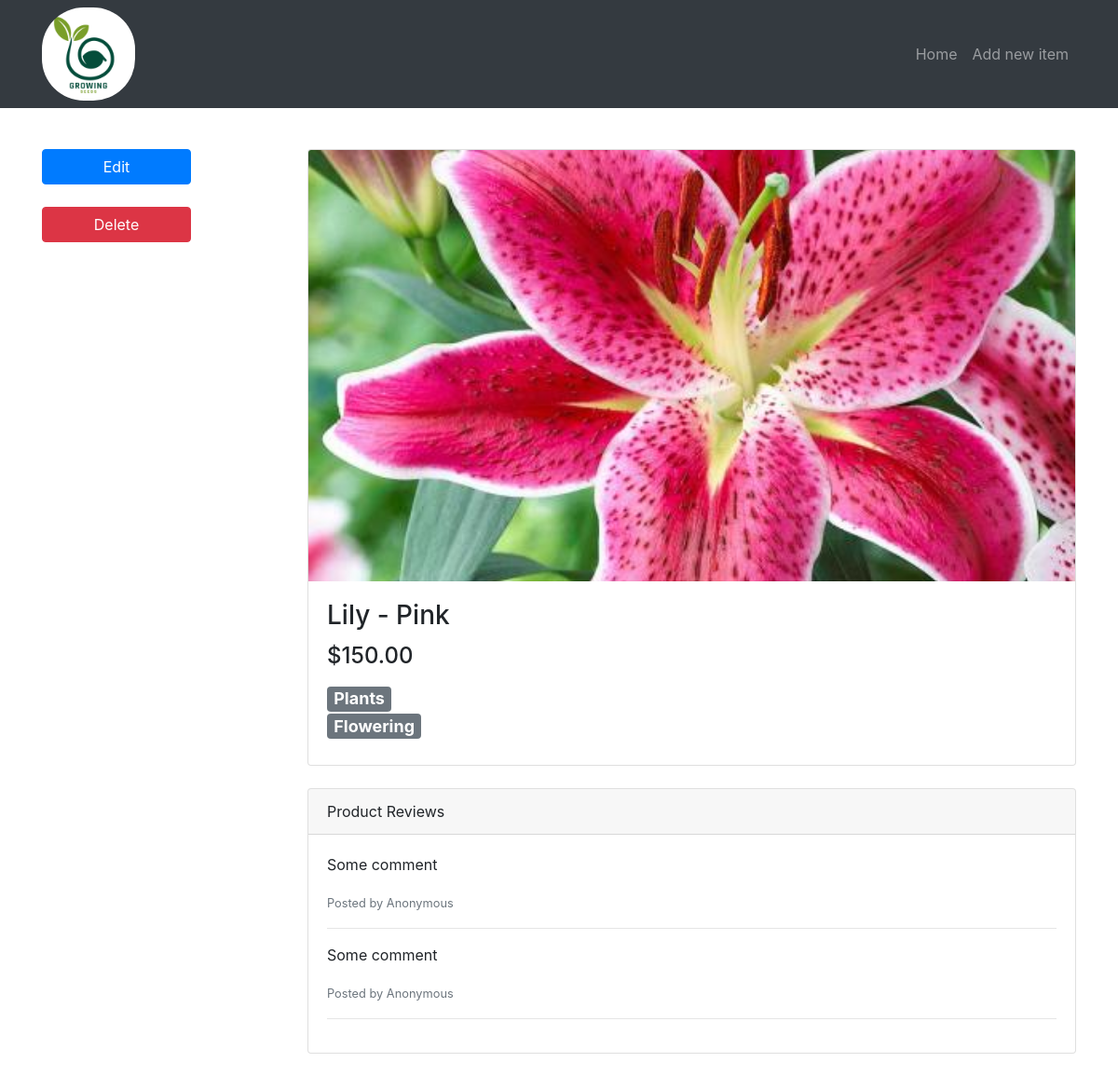
The app's page /item/2 with its own data.
### tables this page shows
CREATE TABLE items(
                    id              INTEGER PRIMARY KEY AUTOINCREMENT,
                    title           TEXT,
                    description     TEXT,
                    price           REAL,
                    image           TEXT,
                    category_id     INTEGER,
                    subcategory_id  INTEGER,
                    FOREIGN KEY(category_id) REFERENCES categories(id),
                    FOREIGN KEY(subcategory_id) REFERENCES subcategories(id)
);

CREATE TABLE categories(
                    id              INTEGER PRIMARY KEY AUTOINCREMENT,
                    name            TEXT
);

CREATE TABLE subcategories(
                    id              INTEGER PRIMARY KEY AUTOINCREMENT,
                    name            TEXT,
                    category_id     INTEGER,
                    FOREIGN KEY(category_id) REFERENCES categories(id)
);

### run.py (the view)
@app.route("/item/<int:item_id>")
def item(item_id):
    c = get_db().cursor()
    item_from_db = c.execute("""SELECT
                   i.id, i.title, i.description, i.price, i.image, c.name, s.name
                   FROM
                   items AS i
                   INNER JOIN categories AS c ON i.category_id = c.id
                   INNER JOIN subcategories AS s ON i.subcategory_id = s.id
                   WHERE i.id = ?""",
                   (item_id,)
    )
    row = c.fetchone()
    try:
        item = {
            "id": row[0],
            "title": row[1],
            "description": row[2],
            "price": row[3],
            "image": row[4],
            "category": row[5],
            "subcategory": row[6]
        }
    except:
        item = {}
    if item:
        deleteItemForm = DeleteItemForm()
        return render_template("item.html", item=item, deleteItemForm=deleteItemForm)
    return redirect(url_for("home"))

### run.py
class DeleteItemForm(FlaskForm):
    submit      = SubmitField("Delete")

### run.py (called while the page is built)
def get_db():
    db = getattr(g, "_database", None)
    if db is None:
        db = g._database = sqlite3.connect("db/growingseeds.db")
    return db

@app.teardown_appcontext
def close_connection(exception):
    db = getattr(g, "_database", None)
    if db is not None:
        db.close()

### templates/item.html (shortened to what this page needs)
{% extends 'base.html' %}
{% block content %}
<div class="row mt-5 pt-5">
    <div class="col-lg-3 my-4">
        <a href="{{ url_for('edit_item', item_id=item.id) }}" class="btn btn-primary">Edit</a>
        <br>
        <br>
        <form method="POST" action="{{ url_for('delete_item', item_id=item.id) }}">
          {{ deleteItemForm.submit(class="btn btn-danger", onclick="return confirm('Are you sure you want to delete this item?');") }}
        </form>
      </div>
  <div class="col-lg-9">
    <div class="card mt-4">
      <div class="embed-responsive embed-responsive-16by9">
        <img class="card-img-top embed-responsive-item" src="{% if item.image %}{{ url_for('uploads', filename=item.image) }}{% else %}{{ url_for('static', filename='images/plant.png') }}{% endif %}" alt="">
      </div>
      <div class="card-body">
        <h3 class="card-title">{{ item.title }}</h3>
        <h4>{{ "$%.2f" | format(item.price) }}</h4>
        <h4>
          <div class="badge badge-secondary">{{ item.category }}</div> <br>
          <div class="badge badge-secondary">{{ item.subcategory }}</div>
        </h4>
      </div>
    </div>
    <div class="card card-outline-secondary my-4">
      <div class="card-header">
        Product Reviews
      </div>
      <div class="card-body">
        <p>Some comment</p>
        <small class="text-muted">Posted by Anonymous</small>
        <hr>
        <p>Some comment</p>
        <small class="text-muted">Posted by Anonymous</small>
        <hr>
      </div>
    </div>
  </div>
</div>
{% endblock %}

### static/css/style.css (style rules this page uses)
body { padding-top: 40px; }
.card-img-top { object-fit: cover; }
.btn { width: 10rem; }

### records on screen
items: image (picture), title "Lily - Pink", price "$150.00"
categories: category "Plants"
subcategories: subcategory "Flowering"
